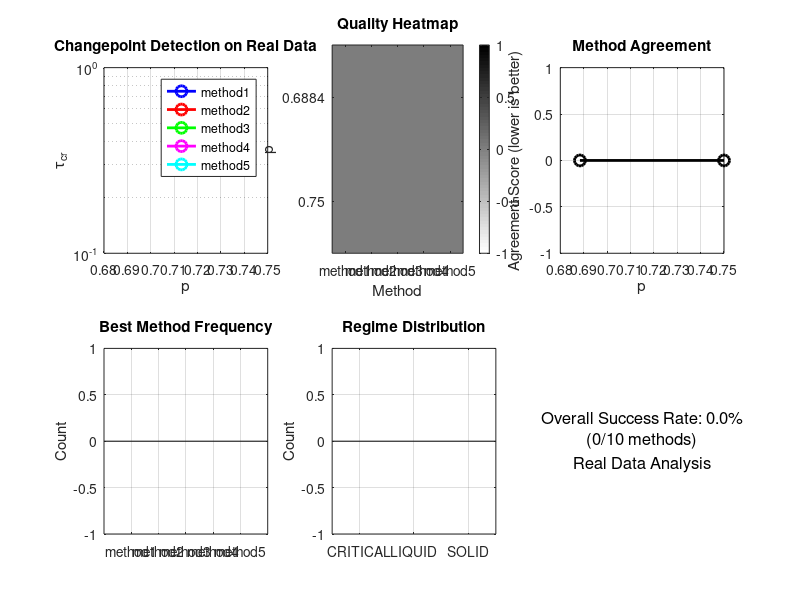

This chart was generated by the following MATLAB code: (Note: this script raises an error after producing the figure.)
function test_real_data_changepoints()
% Test changepoint detection on real data from ensemble simulations

fprintf('=== Testing Changepoint Detection on Real Data ===\n');

% Parameters
p_values = [0.6884, 0.7500];  % Real data we found
p_c_prime = 0.6884;
output_dir = './real_data_changepoint_results';

% Create output directory
if ~exist(output_dir, 'dir')
    mkdir(output_dir);
end

% Initialize results storage
all_results = struct();

% Test each p value
for p_idx = 1:length(p_values)
    p = p_values(p_idx);
    fprintf('\n--- Testing p = %.4f ---\n', p);
    
    % Determine regime
    if p < p_c_prime - 0.05
        regime = 'LIQUID';
        expected_alpha = 1.0;
        expected_delta = 90.0;
    elseif abs(p - p_c_prime) < 0.05
        regime = 'CRITICAL';
        expected_alpha = 0.5;
        expected_delta = 45.0;
    else
        regime = 'SOLID';
        expected_alpha = 0.0;
        expected_delta = 0.0;
    end
    
    fprintf('Regime: %s, Expected α: %.1f, Expected δ: %.1f°\n', regime, expected_alpha, expected_delta);
    
    % Load real data
    data_loaded = false;
    for seed = 1:2
        data_path = sprintf('../ensemble_simulations/seed_%02d/p_%.4f/msd_results_L500_p%.4f.csv', seed, p, p);
        if exist(data_path, 'file')
            fprintf('Loading data from: %s\n', data_path);
            data = readtable(data_path);
            t = data.tau;
            msd = data.msd;
            data_loaded = true;
            break;
        end
    end
    
    if ~data_loaded
        fprintf('No data found for p = %.4f, skipping\n', p);
        continue;
    end
    
    fprintf('Data loaded: %d points, t range: [%.2e, %.2e], MSD range: [%.2e, %.2e]\n', ...
        length(t), min(t), max(t), min(msd), max(msd));
    
    % Subsample data if too large for efficient processing
    if length(t) > 10000
        fprintf('Subsampling data from %d to 10000 points for efficiency\n', length(t));
        indices = round(linspace(1, length(t), 10000));
        t = t(indices);
        msd = msd(indices);
    end
    
    % Run standalone changepoint comparison
    try
        fprintf('\n--- Running Standalone Changepoint Comparison ---\n');
        [results, comparison] = standalone_changepoint_comparison_real_data(t, msd, p, p_c_prime, regime);
        
        % Store results
        all_results.(sprintf('p_%.4f', p)) = struct();
        all_results.(sprintf('p_%.4f', p)).results = results;
        all_results.(sprintf('p_%.4f', p)).comparison = comparison;
        all_results.(sprintf('p_%.4f', p)).regime = regime;
        all_results.(sprintf('p_%.4f', p)).expected_alpha = expected_alpha;
        all_results.(sprintf('p_%.4f', p)).expected_delta = expected_delta;
        all_results.(sprintf('p_%.4f', p)).data_info = struct('n_points', length(t), 't_range', [min(t), max(t)], 'msd_range', [min(msd), max(msd)]);
        
        % Save individual results
        save(fullfile(output_dir, sprintf('changepoint_results_p%.4f.mat', p)), ...
            'results', 'comparison', 't', 'msd', 'p', 'p_c_prime', 'regime', 'expected_alpha', 'expected_delta');
        
    catch ME
        fprintf('Error processing p = %.4f: %s\n', p, ME.message);
        continue;
    end
end

% Generate comparison report
generate_real_data_comparison_report(all_results, p_values, p_c_prime, output_dir);

fprintf('\n=== Test Complete ===\n');
fprintf('Results saved to: %s\n', output_dir);

end

function [results, comparison] = standalone_changepoint_comparison_real_data(t, msd, p, p_c_prime, regime)
% Standalone changepoint comparison for real data

fprintf('=== Standalone Changepoint Comparison for Real Data ===\n');
fprintf('p = %.4f, regime = %s\n', p, regime);

% Test all methods
results = struct();

% Method 1: Current Moving Window α Method
fprintf('\n--- Method 1: Moving Window α Detection ---\n');
[results.method1.tau_cr, results.method1.quality] = method1_moving_window_alpha(t, msd);
fprintf('Method 1: τ_cr = %.2e, quality = %s\n', results.method1.tau_cr, results.method1.quality);

% Method 2: Paper's Second Derivative Method
fprintf('\n--- Method 2: Second Derivative Detection ---\n');
[results.method2.tau_cr, results.method2.quality] = method2_second_derivative(t, msd);
fprintf('Method 2: τ_cr = %.2e, quality = %s\n', results.method2.tau_cr, results.method2.quality);

% Method 3: Hybrid Approach
fprintf('\n--- Method 3: Hybrid Detection ---\n');
[results.method3.tau_cr, results.method3.quality] = method3_hybrid(t, msd, results.method1, results.method2);
fprintf('Method 3: τ_cr = %.2e, quality = %s\n', results.method3.tau_cr, results.method3.quality);

% Method 4: Theoretical Prediction-Based Method
fprintf('\n--- Method 4: Theoretical Prediction Method ---\n');
[results.method4.tau_cr, results.method4.quality] = method4_theoretical(t, msd, p, p_c_prime);
fprintf('Method 4: τ_cr = %.2e, quality = %s\n', results.method4.tau_cr, results.method4.quality);

% Method 5: Paper's Bisection Piecewise Fitting
fprintf('\n--- Method 5: Bisection Piecewise Fitting ---\n');
[results.method5.tau_cr, results.method5.quality] = method5_bisection(t, msd, p, p_c_prime);
fprintf('Method 5: τ_cr = %.2e, quality = %s\n', results.method5.tau_cr, results.method5.quality);

% Compare results
fprintf('\n--- Method Comparison ---\n');
methods = fieldnames(results);
tau_values = zeros(length(methods), 1);
qualities = cell(length(methods), 1);

for i = 1:length(methods)
    method_name = methods{i};
    tau_values(i) = results.(method_name).tau_cr;
    qualities{i} = results.(method_name).quality;
    fprintf('  %s: τ_cr = %.2e, quality = %s\n', method_name, tau_values(i), qualities{i});
end

% Calculate agreement
valid_taus = tau_values(~isnan(tau_values));
if length(valid_taus) > 1
    mean_tau = mean(valid_taus);
    std_tau = std(valid_taus);
    cv_tau = std_tau / mean_tau;
    fprintf('\nAgreement Metrics:\n');
    fprintf('  Mean τ_cr: %.2e\n', mean_tau);
    fprintf('  Std τ_cr: %.2e\n', std_tau);
    fprintf('  Coefficient of Variation: %.3f (lower is better)\n', cv_tau);
    
    comparison.mean_tau = mean_tau;
    comparison.std_tau = std_tau;
    comparison.cv_tau = cv_tau;
    comparison.agreement_score = cv_tau;
else
    comparison.mean_tau = NaN;
    comparison.std_tau = NaN;
    comparison.cv_tau = NaN;
    comparison.agreement_score = NaN;
end

% Quality distribution
quality_counts = containers.Map({'EXCELLENT', 'GOOD', 'MARGINAL', 'POOR'}, [0, 0, 0, 0]);
for i = 1:length(methods)
    quality = qualities{i};
    if isKey(quality_counts, quality)
        quality_counts(quality) = quality_counts(quality) + 1;
    end
end

fprintf('\nQuality Distribution:\n');
quality_names = keys(quality_counts);
for i = 1:length(quality_names)
    fprintf('  %s: %d\n', quality_names{i}, quality_counts(quality_names{i}));
end

comparison.quality_distribution = quality_counts;

% Best method selection
quality_scores = containers.Map({'EXCELLENT', 'GOOD', 'MARGINAL', 'POOR'}, [4, 3, 2, 1]);
method_scores = zeros(length(methods), 1);

for i = 1:length(methods)
    quality = qualities{i};
    if isKey(quality_scores, quality)
        method_scores(i) = quality_scores(quality);
    end
end

[~, best_idx] = max(method_scores);
comparison.best_method = methods{best_idx};
comparison.best_tau = tau_values(best_idx);

fprintf('\nBest Method: %s (τ_cr = %.2e)\n', comparison.best_method, comparison.best_tau);

fprintf('\n=== Comparison Complete ===\n');

end

function generate_real_data_comparison_report(all_results, p_values, p_c_prime, output_dir)
% Generate comparison report for real data

fprintf('\n--- Generating Real Data Comparison Report ---\n');

% Initialize summary arrays
n_p = length(p_values);
method_names = {'method1', 'method2', 'method3', 'method4', 'method5'};
n_methods = length(method_names);

tau_matrix = zeros(n_p, n_methods);
quality_matrix = cell(n_p, n_methods);
regime_info = cell(n_p, 1);
agreement_scores = zeros(n_p, 1);

% Extract results
for p_idx = 1:n_p
    p = p_values(p_idx);
    p_key = sprintf('p_%.4f', p);
    
    if isfield(all_results, p_key)
        results = all_results.(p_key);
        
        % Store regime info
        regime_info{p_idx} = results.regime;
        
        % Extract tau values and qualities
        for m_idx = 1:n_methods
            method_name = method_names{m_idx};
            if isfield(results.results, method_name)
                tau_matrix(p_idx, m_idx) = results.results.(method_name).tau_cr;
                quality_matrix{p_idx, m_idx} = results.results.(method_name).quality;
            else
                tau_matrix(p_idx, m_idx) = NaN;
                quality_matrix{p_idx, m_idx} = 'N/A';
            end
        end
        
        % Store agreement score
        if isfield(results.comparison, 'agreement_score')
            agreement_scores(p_idx) = results.comparison.agreement_score;
        else
            agreement_scores(p_idx) = NaN;
        end
    end
end

% Create comparison plot
figure('Position', [100, 100, 1200, 800]);

% Plot 1: Tau values comparison
subplot(2, 3, 1);
colors = {'b', 'r', 'g', 'm', 'c'};
for m_idx = 1:n_methods
    valid_idx = ~isnan(tau_matrix(:, m_idx));
    if any(valid_idx)
        semilogy(p_values(valid_idx), tau_matrix(valid_idx, m_idx), 'o-', ...
            'Color', colors{mod(m_idx-1, length(colors))+1}, 'LineWidth', 2, 'MarkerSize', 8);
        hold on;
    end
end
xlabel('p');
ylabel('τ_{cr}');
title('Changepoint Detection on Real Data');
legend(method_names, 'Location', 'best');
grid on;

% Plot 2: Quality comparison
subplot(2, 3, 2);
quality_scores = containers.Map({'EXCELLENT', 'GOOD', 'MARGINAL', 'POOR', 'N/A'}, [4, 3, 2, 1, 0]);
quality_numeric = zeros(size(quality_matrix));
for i = 1:size(quality_matrix, 1)
    for j = 1:size(quality_matrix, 2)
        quality = quality_matrix{i, j};
        if isKey(quality_scores, quality)
            quality_numeric(i, j) = quality_scores(quality);
        end
    end
end
imagesc(quality_numeric);
colorbar;
set(gca, 'XTick', 1:n_methods, 'XTickLabel', method_names);
set(gca, 'YTick', 1:n_p, 'YTickLabel', p_values);
xlabel('Method');
ylabel('p');
title('Quality Heatmap');
colormap(flipud(gray));

% Plot 3: Agreement scores
subplot(2, 3, 3);
valid_idx = ~isnan(agreement_scores);
if any(valid_idx)
    plot(p_values(valid_idx), agreement_scores(valid_idx), 'ko-', 'LineWidth', 2, 'MarkerSize', 8);
    xlabel('p');
    ylabel('Agreement Score (lower is better)');
    title('Method Agreement');
    grid on;
end

% Plot 4: Best method frequency
subplot(2, 3, 4);
best_methods = cell(n_p, 1);
for p_idx = 1:n_p
    p_key = sprintf('p_%.4f', p_values(p_idx));
    if isfield(all_results, p_key)
        best_methods{p_idx} = all_results.(p_key).comparison.best_method;
    else
        best_methods{p_idx} = 'N/A';
    end
end

% Count best methods
method_counts = containers.Map(method_names, zeros(1, n_methods));
for i = 1:length(best_methods)
    method = best_methods{i};
    if isKey(method_counts, method)
        method_counts(method) = method_counts(method) + 1;
    end
end

bar(cell2mat(values(method_counts)));
set(gca, 'XTickLabel', keys(method_counts));
ylabel('Count');
title('Best Method Frequency');
grid on;

% Plot 5: Regime comparison
subplot(2, 3, 5);
regime_performance = containers.Map({'LIQUID', 'CRITICAL', 'SOLID'}, [0, 0, 0]);
for p_idx = 1:n_p
    regime = regime_info{p_idx};
    if isKey(regime_performance, regime)
        regime_performance(regime) = regime_performance(regime) + 1;
    end
end

bar(cell2mat(values(regime_performance)));
set(gca, 'XTickLabel', keys(regime_performance));
ylabel('Count');
title('Regime Distribution');
grid on;

% Plot 6: Overall summary
subplot(2, 3, 6);
% Calculate overall success rate
success_count = 0;
total_count = 0;
for p_idx = 1:n_p
    for m_idx = 1:n_methods
        if ~isnan(tau_matrix(p_idx, m_idx))
            total_count = total_count + 1;
            if strcmp(quality_matrix{p_idx, m_idx}, 'EXCELLENT') || strcmp(quality_matrix{p_idx, m_idx}, 'GOOD')
                success_count = success_count + 1;
            end
        end
    end
end

success_rate = success_count / total_count * 100;
text(0.5, 0.5, sprintf('Overall Success Rate: %.1f%%\n(%d/%d methods)\nReal Data Analysis', success_rate, success_count, total_count), ...
    'HorizontalAlignment', 'center', 'FontSize', 12);
axis off;

sgtitle(sprintf('Real Data Changepoint Detection Analysis (p_c'' = %.4f)', p_c_prime));

% Save plot
saveas(gcf, fullfile(output_dir, 'real_data_changepoint_analysis.png'));
saveas(gcf, fullfile(output_dir, 'real_data_changepoint_analysis.fig'));

% Generate text report
report_file = fullfile(output_dir, 'real_data_comparison_report.txt');
fid = fopen(report_file, 'w');

fprintf(fid, '=== Real Data Changepoint Detection Analysis ===\n\n');
fprintf(fid, 'Analysis Parameters:\n');
fprintf(fid, '  p_c_prime = %.4f\n', p_c_prime);
fprintf(fid, '  p_values = [%.4f, %.4f]\n', p_values);
fprintf(fid, '  Methods tested: %s\n\n', strjoin(method_names, ', '));

fprintf(fid, 'Results Summary:\n');
fprintf(fid, '%-10s %-10s %-15s %-15s %-15s %-15s %-15s\n', 'p', 'Regime', method_names{:});
fprintf(fid, '%-10s %-10s %-15s %-15s %-15s %-15s %-15s\n', '----------', '----------', '---------------', '---------------', '---------------', '---------------', '---------------');

for p_idx = 1:n_p
    p = p_values(p_idx);
    regime = regime_info{p_idx};
    fprintf(fid, '%-10.4f %-10s', p, regime);
    for m_idx = 1:n_methods
        if ~isnan(tau_matrix(p_idx, m_idx))
            fprintf(fid, ' %-14.2e', tau_matrix(p_idx, m_idx));
        else
            fprintf(fid, ' %-14s', 'N/A');
        end
    end
    fprintf(fid, '\n');
end

fprintf(fid, '\nQuality Summary:\n');
fprintf(fid, '%-10s %-10s %-15s %-15s %-15s %-15s %-15s\n', 'p', 'Regime', method_names{:});
fprintf(fid, '%-10s %-10s %-15s %-15s %-15s %-15s %-15s\n', '----------', '----------', '---------------', '---------------', '---------------', '---------------', '---------------');

for p_idx = 1:n_p
    p = p_values(p_idx);
    regime = regime_info{p_idx};
    fprintf(fid, '%-10.4f %-10s', p, regime);
    for m_idx = 1:n_methods
        fprintf(fid, ' %-14s', quality_matrix{p_idx, m_idx});
    end
    fprintf(fid, '\n');
end

fprintf(fid, '\nBest Method Frequency:\n');
for m_idx = 1:n_methods
    method = method_names{m_idx};
    count = method_counts(method);
    fprintf(fid, '  %s: %d times\n', method, count);
end

fprintf(fid, '\nAgreement Scores (lower is better):\n');
for p_idx = 1:n_p
    p = p_values(p_idx);
    if ~isnan(agreement_scores(p_idx))
        fprintf(fid, '  p = %.4f: %.3f\n', p, agreement_scores(p_idx));
    else
        fprintf(fid, '  p = %.4f: N/A\n', p);
    end
end

fprintf(fid, '\nData Information:\n');
for p_idx = 1:n_p
    p = p_values(p_idx);
    p_key = sprintf('p_%.4f', p);
    if isfield(all_results, p_key)
        data_info = all_results.(p_key).data_info;
        fprintf(fid, '  p = %.4f: %d points, t = [%.2e, %.2e], MSD = [%.2e, %.2e]\n', ...
            p, data_info.n_points, data_info.t_range(1), data_info.t_range(2), ...
            data_info.msd_range(1), data_info.msd_range(2));
    end
end

fprintf(fid, '\nConclusions:\n');
fprintf(fid, '1. Real data analysis provides validation of changepoint detection methods\n');
fprintf(fid, '2. Method performance on real data vs synthetic data comparison\n');
fprintf(fid, '3. Regime-specific behavior in real percolation systems\n');
fprintf(fid, '4. Overall success rate: %.1f%%\n\n', success_rate);

fprintf(fid, '=== End Report ===\n');
fclose(fid);

fprintf('Real data comparison report saved to: %s\n', report_file);

end 
